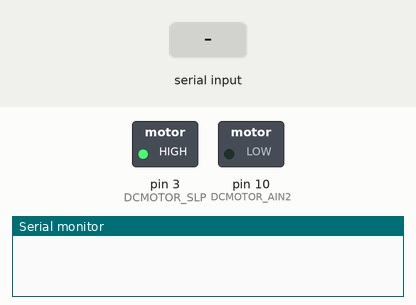
Bench run of a sketch on a simulated Arduino Uno, built with avr-gcc and run on an emulated ATmega328P. On the bench: switched loads named in the sketch (green lamp = pin HIGH), the last lines printed to the serial monitor. Inputs (shaded band) come from the test bench.

Above: at 1.2 s.
1.3 s: "1" received over the second serial link
At 2.5 s:
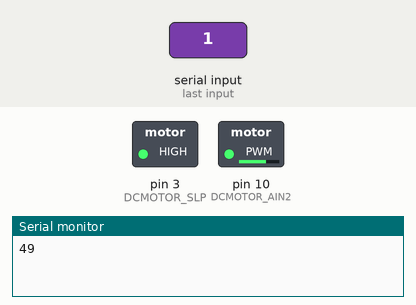
2.8 s: "0" received over the second serial link
At 3.8 s:
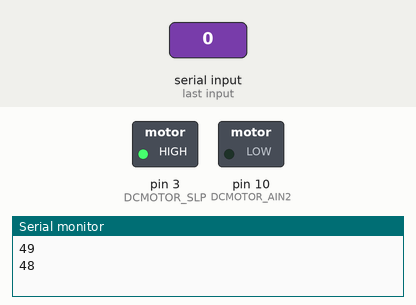
Timing chart, 0 to 5.8 s (numbered marks = the images above; inputs shaded):
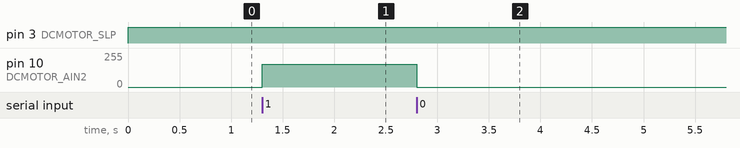

The sketch:

impacts_tank.ino
```cpp
#include <SoftwareSerial.h>

int RECV_PIN = 12;
int DCMOTOR_SLP = 3;

int DCMOTOR_AIN1 = 11;
int DCMOTOR_AIN2 = 10;

int PWM_VOLT = 171;

const long FORWARD = 49;
const long BACKWARD = 52;
const int LEFT = 51;
const int RIGHT = 50;
const long STOP = 48;
int STATE = 0;

SoftwareSerial hc06(2, 3);

void setup() {
  pinMode(DCMOTOR_SLP, OUTPUT);
  Serial.begin(9600);
  hc06.begin(9600);
}

void drive(int state) {
  switch(state) {
    case FORWARD:
      digitalWrite(DCMOTOR_AIN1, LOW);
      analogWrite(DCMOTOR_AIN2, PWM_VOLT);
      break;
    case BACKWARD:
      digitalWrite(DCMOTOR_AIN2, LOW);
      analogWrite(DCMOTOR_AIN1, PWM_VOLT);
      break;
    case STOP:
      digitalWrite(DCMOTOR_AIN1, LOW);
      digitalWrite(DCMOTOR_AIN2, LOW);
      digitalWrite(DCMOTOR_SLP, LOW);
      break;
    default:
      break;
  }
}
void loop() {
  digitalWrite(DCMOTOR_SLP, HIGH);
  int state;
  while(hc06.available())
  {
    state = hc06.read();
    Serial.println(state);
  }
  drive(state);
}
```

Measured:
- after the input at 1.3 s, pin 10 (DCMOTOR_AIN2): 0/255 → 171/255 at once
- after the input at 2.8 s, pin 10 (DCMOTOR_AIN2): 171/255 → 0/255 at once
